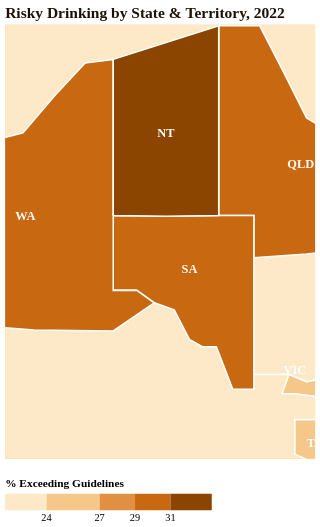

Write the Vega-Lite specification saved for this chart.
### Vega-Lite specification from a JSON file in a GitHub repository (floating-point values rounded to 4 significant figures)
{"$schema": "https://vega.github.io/schema/vega-lite/v5.json", "title": {"text": "Risky Drinking by State & Territory, 2022", "fontSize": 15, "font": "DM Sans", "color": "#1C1208", "anchor": "start"}, "width": "container", "height": 420, "projection": {"type": "mercator", "center": [133, -28], "scale": 650}, "layer": [{"data": {"values": [{"type": "Feature", "properties": {"STATE_NAME": "New South Wales", "pct": 26.3, "abbr": "NSW"}, "geometry": {"type": "Polygon", "coordinates": [[[141, -29.2], [141, -34], [141, -37.5], [144, -37.5], [145.5, -38], [148.3, -37.5], [149, -37.5], [150.7, -38.1], [153.6, -37.5], [153.6, -28.2], [150, -28.5], [141, -29.2]]]}}, {"type": "Feature", "properties": {"STATE_NAME": "Victoria", "pct": 23.8, "abbr": "VIC"}, "geometry": {"type": "Polygon", "coordinates": [[[141, -34], [141, -37.5], [144, -37.5], [143.4, -38.8], [144.5, -38.8], [146.4, -39], [148.1, -38.5], [149.4, -38.7], [150.7, -38.1], [149, -37.5], [148.3, -37.5], [145.5, -38], [144, -37.5], [141, -37.5], [141, -34]]]}}, {"type": "Feature", "properties": {"STATE_NAME": "Queensland", "pct": 29.4, "abbr": "QLD"}, "geometry": {"type": "Polygon", "coordinates": [[[138, -10.7], [141.5, -10.7], [143.5, -14.5], [145.5, -18.3], [148.1, -19.8], [153.6, -10.7], [153.6, -28.2], [150, -28.5], [141, -29.2], [141, -26], [138, -26], [138, -10.7]]]}}, {"type": "Feature", "properties": {"STATE_NAME": "South Australia", "pct": 29.3, "abbr": "SA"}, "geometry": {"type": "Polygon", "coordinates": [[[129, -26], [138, -26], [141, -26], [141, -34], [141, -38.5], [139.2, -38.5], [137.8, -35.6], [136.6, -35.6], [135.5, -35.1], [134.2, -33], [132.5, -32.5], [131, -31.6], [129, -31.6], [129, -26]]]}}, {"type": "Feature", "properties": {"STATE_NAME": "Western Australia", "pct": 29.9, "abbr": "WA"}, "geometry": {"type": "Polygon", "coordinates": [[[113.5, -22], [114.2, -21.8], [118, -20.3], [121.3, -19.5], [124, -16.5], [126.6, -13.8], [129, -13.5], [129, -26], [129, -31.6], [131, -31.6], [132.5, -32.5], [129, -34.5], [115.5, -34], [113.5, -22]]]}}, {"type": "Feature", "properties": {"STATE_NAME": "Tasmania", "pct": 26.8, "abbr": "TAS"}, "geometry": {"type": "Polygon", "coordinates": [[[144.5, -40.5], [148.5, -40.5], [148.5, -43.6], [147.6, -43.3], [146.3, -43.3], [144.5, -42.7], [144.5, -40.5]]]}}, {"type": "Feature", "properties": {"STATE_NAME": "Northern Territory", "pct": 31.1, "abbr": "NT"}, "geometry": {"type": "Polygon", "coordinates": [[[129, -13.5], [138, -10.7], [138, -26], [129, -26], [129, -13.5]]]}}, {"type": "Feature", "properties": {"STATE_NAME": "Australian Capital Territory", "pct": 25.7, "abbr": "ACT"}, "geometry": {"type": "Polygon", "coordinates": [[[148.8, -35.1], [149.4, -35.1], [149.4, -35.9], [148.8, -35.9], [148.8, -35.1]]]}}]}, "mark": {"type": "geoshape", "stroke": "white", "strokeWidth": 1.5}, "encoding": {"color": {"field": "properties.pct", "type": "quantitative", "scale": {"type": "threshold", "domain": [24, 27, 29, 31], "range": ["#fde8c8", "#f5c88a", "#e09040", "#c86810", "#8B4500"]}, "legend": {"title": "% Exceeding Guidelines", "orient": "bottom", "gradientLength": 220, "labelFont": "DM Sans", "titleFont": "DM Sans"}}, "tooltip": [{"field": "properties.STATE_NAME", "title": "State/Territory"}, {"field": "properties.pct", "title": "% Exceeding", "format": ".1f"}]}}, {"data": {"values": [{"abbr": "NSW", "lon": 147.5, "lat": -32.0}, {"abbr": "VIC", "lon": 144.5, "lat": -37.2}, {"abbr": "QLD", "lon": 145.0, "lat": -22.0}, {"abbr": "SA", "lon": 135.5, "lat": -30.0}, {"abbr": "WA", "lon": 121.5, "lat": -26.0}, {"abbr": "TAS", "lon": 146.5, "lat": -42.0}, {"abbr": "NT", "lon": 133.5, "lat": -19.5}, {"abbr": "ACT", "lon": 149.1, "lat": -35.5}]}, "mark": {"type": "text", "fontSize": 12, "fontWeight": "bold", "font": "DM Sans", "color": "white"}, "encoding": {"longitude": {"field": "lon", "type": "quantitative"}, "latitude": {"field": "lat", "type": "quantitative"}, "text": {"field": "abbr", "type": "nominal"}}}], "config": {"view": {"stroke": null}, "background": "transparent"}}
